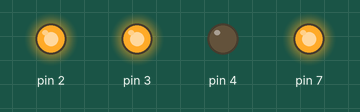
This sketch was run on a simulated Arduino Uno, built with avr-gcc and run on an emulated ATmega328P. On the bench: output pins drawn as LEDs (lit = HIGH).

Above: at 5.0 s.
At 10.5 s:
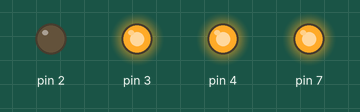
Timing chart, 0 to 12.7 s (numbered marks = the images above):
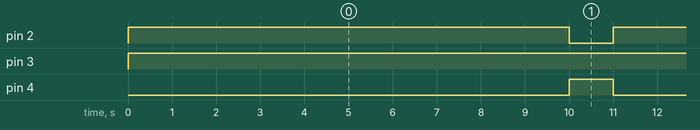

Measured:
- by itself, pin 2: alternates HIGH for 10.0 s and LOW for 1.0 s
- by itself, pin 3: LOW → HIGH at 0.00 s
- by itself, pin 4: alternates HIGH for 1.0 s and LOW for 10.0 s

The sketch:

engine.ino
```cpp
void setup() {
  pinMode(2,OUTPUT);
  pinMode(3,OUTPUT);
  pinMode(4,OUTPUT);
  pinMode(7,OUTPUT);

  digitalWrite(7,HIGH);

}

void loop() {
  digitalWrite(2,HIGH);
  digitalWrite(4,LOW);

  analogWrite(3,255);
  delay(10000);

  digitalWrite(2,LOW);
  digitalWrite(4,HIGH);
  delay(1000);

}
```
